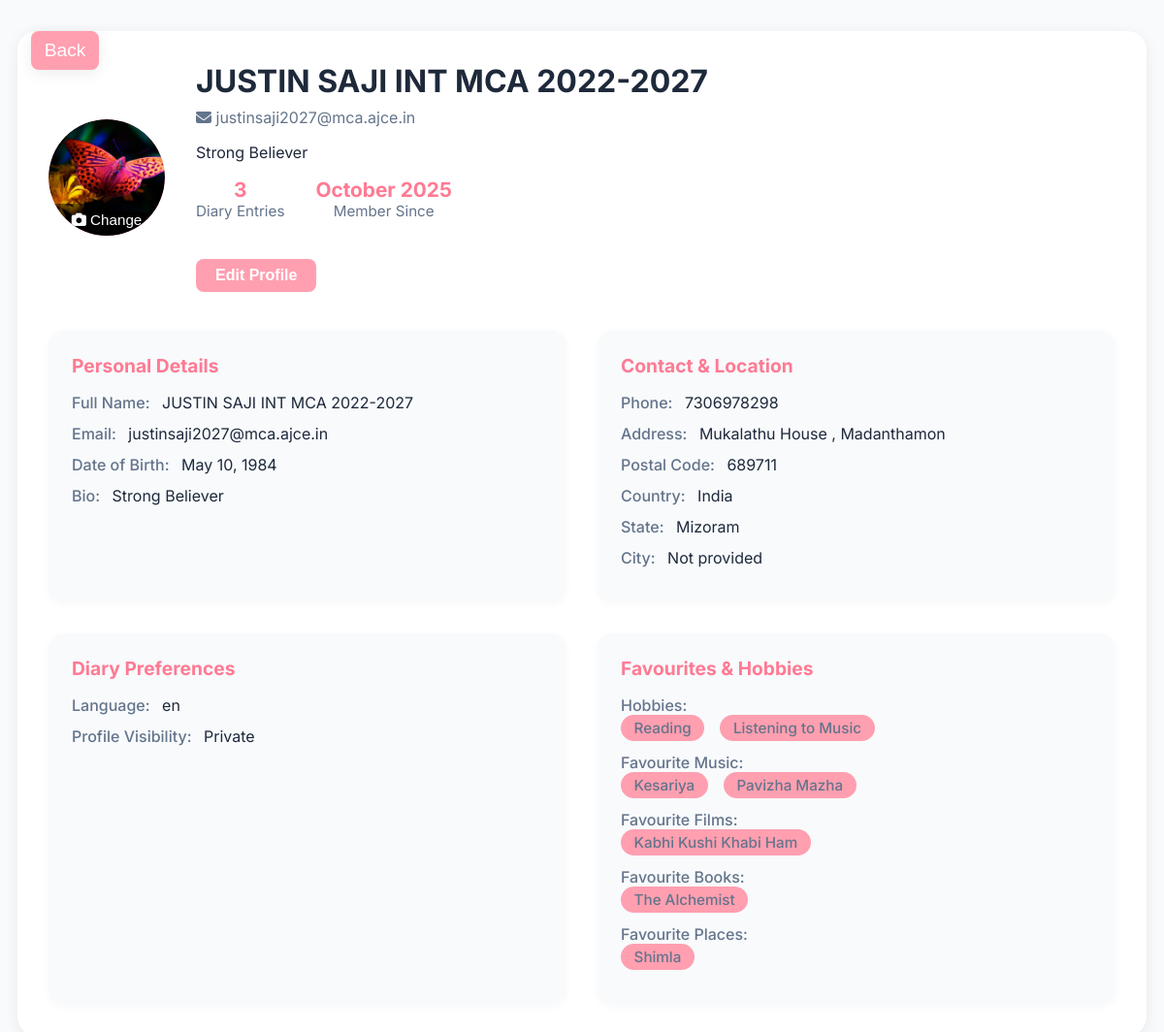
The app's page /profile.php (signed in) with its own data.
### tables this page shows
CREATE TABLE `signup` (
  `user_id` int(11) NOT NULL,
  `full_name` varchar(100) NOT NULL,
  `email` varchar(150) NOT NULL,
  `password` varchar(255) DEFAULT NULL,
  `signup_date` timestamp NOT NULL DEFAULT current_timestamp(),
  `birthdate` date DEFAULT NULL,
  `subscription_plan` enum('basic','premium','lifetime') DEFAULT 'basic',
  `subscription_status` enum('active','expired','cancelled') DEFAULT 'active',
  `subscription_start_date` datetime DEFAULT NULL,
  `subscription_end_date` datetime DEFAULT NULL,
  `theme` varchar(50) DEFAULT 'default',
  `google_signup` tinyint(1) DEFAULT 0,
  `google_id` varchar(100) DEFAULT NULL,
  `profile_picture` varchar(255) DEFAULT NULL,
  `bio` text DEFAULT NULL,
  `phone` varchar(20) DEFAULT NULL,
  `address` varchar(255) DEFAULT NULL,
  `city` varchar(100) DEFAULT NULL,
  `state` varchar(100) DEFAULT NULL,
  `country` varchar(100) DEFAULT NULL,
  `postal_code` varchar(20) DEFAULT NULL,
  `hobbies` text DEFAULT NULL,
  `favorite_music` text DEFAULT NULL,
  `favorite_films` text DEFAULT NULL,
  `favorite_books` text DEFAULT NULL,
  `favorite_places` text DEFAULT NULL,
  `gender` varchar(20) DEFAULT NULL,
  `language` varchar(10) DEFAULT 'en',
  `profile_public` tinyint(1) DEFAULT 0,
  `email_notifications` tinyint(1) DEFAULT 0
);

### profile.php (the view, shortened to what this page needs)
<?php
function getInitials($name, $email) {
    if (!empty($name) && is_string($name)) {
        $parts = array_filter(explode(' ', trim($name)));
        $initials = '';
        foreach ($parts as $p) {
            if (!empty($p)) {
                $initials .= strtoupper($p[0]);
                if (strlen($initials) >= 2) break;
            }
        }
        return $initials;
    }
    return !empty($email) && is_string($email) ? strtoupper($email[0]) : 'U';
}
$user = [
    'full_name' => '',
    'email' => '',
    'username' => '',
    'created_at' => '',
    'profile_picture' => ''
];
try {
    require_once 'db_connect.php';
    $user_id = $_SESSION['user_id'];
    $stmt = $conn->prepare("SELECT * FROM signup WHERE user_id = ?");
    $stmt->bind_param("i", $user_id);
    if (!$stmt->execute()) {
        throw new Exception("Execute failed: " . $stmt->error);
    }
    $result = $stmt->get_result();
    $dbUser = $result->fetch_assoc();
    if ($dbUser) {
        $user = array_merge($user, $dbUser);
    }
} catch (Exception $e) {
    $error_message = "Error: " . $e->getMessage();
    error_log($error_message);
    die("<div style='max-width: 800px; margin: 50px auto; padding: 20px; background: #fff3f3; border: 1px solid #ffb8c6; border-radius: 8px; color: #d32f2f;'>
            <h2>Profile Loading Error</h2>
            <p>" . htmlspecialchars($e->getMessage()) . "</p>
            <p>Please contact support or try logging in again.</p>
            <p><a href='logout.php' style='color: #d32f2f; text-decoration: underline;'>Logout</a></p>
            <p><small>Check the server error log for more details.</small></p>
        </div>");
}
$profilePic = '';
if (!empty($user['profile_picture']) && is_string($user['profile_picture'])) {
    $picPath = 'uploads/profile_pictures/' . basename($user['profile_picture']);
    if (file_exists($picPath)) {
        $profilePic = $picPath;
    }
}
$initials = getInitials(
    $user['full_name'] ?? '',
    $user['email'] ?? ''
);
$entry_count = 0;
if (isset($conn)) {
    $entry_result = $conn->query("SELECT COUNT(*) as count FROM diary_entries WHERE user_id = " . intval($user_id));
    if ($entry_result) {
        $entry_count = $entry_result->fetch_assoc()['count'];
    }
}
$join_date = isset($user['created_at']) ? new DateTime($user['created_at']) : new DateTime();
$join_date_formatted = $join_date->format('F Y');
?>
<!DOCTYPE html>
<html lang="en">
<head>
    <link rel="stylesheet" href="https://cdnjs.cloudflare.com/ajax/libs/font-awesome/6.4.0/css/all.min.css">
</head>
<body>
    <button class="back-button" onclick="window.location.href='dashboard.php'" title="Back to Dashboard">
        Back
    </button>
    <div class="container">
        <div class="profile-header">
            <div class="profile-avatar">
                <?php if ($profilePic): ?>
                    <img src="<?= htmlspecialchars($profilePic) ?>" alt="Profile Picture">
                <?php else: ?>
                    <?= $initials ?>
                <?php endif; ?>
                <form id="picForm" action="upload_avatar.php" method="POST" enctype="multipart/form-data" style="position:absolute;bottom:0;left:0;width:100%;margin:0;">
                    <button type="button" class="change-pic-btn" onclick="document.getElementById('profile_picture').click();"><i class="fas fa-camera"></i> Change</button>
                </form>
            </div>
            <div class="profile-info">
                <h2><?= htmlspecialchars($user['full_name']) ?></h2>
                <div class="email"><i class="fas fa-envelope"></i> <?= htmlspecialchars($user['email']) ?></div>
                <div class="bio"><?= !empty($user['bio']) ? nl2br(htmlspecialchars($user['bio'])) : '<span style="color:#aaa;">No bio set. Tell us about yourself!</span>' ?></div>
                <div class="profile-stats">
                    <div class="stat">
                        <div class="value"><?= $entry_count ?></div>
                        <div class="label">Diary Entries</div>
                    </div>
                    <div class="stat">
                        <div class="value"><?= $join_date_formatted ?></div>
                        <div class="label">Member Since</div>
                    </div>
                </div>
                <button class="edit-btn" onclick="document.getElementById('editModal').style.display='block'">Edit Profile</button>
            </div>
        </div>
        <div class="profile-details">
            <div class="details-section">
                <h3>Personal Details</h3>
                <ul class="details-list">
                    <li><span>Full Name:</span> <?= htmlspecialchars($user['full_name']) ?></li>
                    <li><span>Email:</span> <?= htmlspecialchars($user['email']) ?></li>
                    <li><span>Date of Birth:</span> <?= !empty($user['birthdate']) ? date('F j, Y', strtotime($user['birthdate'])) : 'Not set' ?></li>
                    <li><span>Bio:</span> <?= !empty($user['bio']) ? nl2br(htmlspecialchars($user['bio'])) : 'No bio set' ?></li>
                </ul>
            </div>
            <div class="details-section">
                <h3>Contact & Location</h3>
                <ul class="details-list">
                    <li><span>Phone:</span> <?= !empty($user['phone']) ? htmlspecialchars($user['phone']) : 'Not provided' ?></li>
                    <li><span>Address:</span> <?= !empty($user['address']) ? htmlspecialchars($user['address']) : 'Not provided' ?></li>
                    <li><span>Postal Code:</span> <?= !empty($user['postal_code']) ? htmlspecialchars($user['postal_code']) : 'Not provided' ?></li>
                    <li><span>Country:</span> <?= !empty($user['country']) ? htmlspecialchars($user['country']) : 'Not provided' ?></li>
                    <li><span>State:</span> <?= !empty($user['state']) ? htmlspecialchars($user['state']) : 'Not provided' ?></li>
                    <li><span>City:</span> <?= !empty($user['city']) ? htmlspecialchars($user['city']) : 'Not provided' ?></li>
                </ul>
            </div>
            <div class="details-section">
                <h3>Diary Preferences</h3>
                <ul class="details-list">
                    <li><span>Language:</span> <?= !empty($user['language']) ? htmlspecialchars($user['language']) : 'English' ?></li>
                    <li><span>Profile Visibility:</span> <?= isset($user['profile_public']) && $user['profile_public'] ? 'Public' : 'Private' ?></li>
                </ul>
            </div>
            <div class="details-section">
                <h3>Favourites & Hobbies</h3>
                <ul class="details-list">
                    <li><span>Hobbies:</span> <span class="tags"><?php if (!empty($user['hobbies'])) { foreach (explode(',', $user['hobbies']) as $h) echo '<span class="tag">' . htmlspecialchars(trim($h)) . '</span>'; } else { echo 'Not specified'; } ?></span></li>
                    <li><span>Favourite Music:</span> <span class="tags"><?php if (!empty($user['favorite_music'])) { foreach (explode(',', $user['favorite_music']) as $m) echo '<span class="tag">' . htmlspecialchars(trim($m)) . '</span>'; } else { echo 'Not specified'; } ?></span></li>
                    <li><span>Favourite Films:</span> <span class="tags"><?php if (!empty($user['favorite_films'])) { foreach (explode(',', $user['favorite_films']) as $f) echo '<span class="tag">' . htmlspecialchars(trim($f)) . '</span>'; } else { echo 'Not specified'; } ?></span></li>
                    <li><span>Favourite Books:</span> <span class="tags"><?php if (!empty($user['favorite_books'])) { foreach (explode(',', $user['favorite_books']) as $b) echo '<span class="tag">' . htmlspecialchars(trim($b)) . '</span>'; } else { echo 'Not specified'; } ?></span></li>
                    <li><span>Favourite Places:</span> <span class="tags"><?php if (!empty($user['favorite_places'])) { foreach (explode(',', $user['favorite_places']) as $p) echo '<span class="tag">' . htmlspecialchars(trim($p)) . '</span>'; } else { echo 'Not specified'; } ?></span></li>
                </ul>
            </div>
        </div>
    </div>
</body>
</html>

### profile.php (style rules this page uses)
:root { --primary: #ff9fb0; --primary-dark: #ff7a93; --light: #f8fafc; --dark: #1e293b; --gray: #64748b; --white: #fff; --shadow: 0 4px 16px rgba(0,0,0,0.07); --radius: 1.25rem; }
body { font-family: 'Inter', sans-serif; background: var(--light); color: var(--dark); margin: 0; min-height: 100vh; }
.back-button { position: fixed; top: 2rem; left: 2rem; z-index: 1000; background: var(--primary); color: var(--white); border: none; border-radius: 8px; width: 70px; height: 40px; display: flex; align-items: center; justify-content: center; font-size: 1.2rem; cursor: pointer; box-shadow: var(--shadow); transition: all 0.2s ease; }
.container { max-width: 1100px; margin: 2rem auto; padding: 2rem; background: var(--white); border-radius: var(--radius); box-shadow: var(--shadow); }
.profile-header { display: flex; align-items: center; gap: 2rem; flex-wrap: wrap; }
.profile-avatar { width: 120px; height: 120px; border-radius: 50%; background: var(--primary); color: var(--white); display: flex; align-items: center; justify-content: center; font-size: 2.5rem; font-weight: 700; position: relative; overflow: hidden; }
.profile-avatar img { width: 100%; height: 100%; object-fit: cover; border-radius: 50%; }
.change-pic-btn { position: absolute; bottom: 0; left: 0; width: 100%; background: rgba(0,0,0,0.5); color: var(--white); text-align: center; padding: 0.5rem 0; font-size: 0.95rem; cursor: pointer; border: none; border-radius: 0 0 50% 50%; transition: background 0.2s; }
.profile-info { flex: 1; }
.profile-info h2 { margin: 0 0 0.5rem 0; font-size: 2rem; font-weight: 700; }
.profile-info .email { color: var(--gray); margin-bottom: 1rem; }
.profile-info .bio { color: var(--dark); margin-bottom: 1rem; }
.profile-stats { display: flex; gap: 2rem; margin-bottom: 1.5rem; }
.stat { text-align: center; }
.stat .value { font-size: 1.3rem; font-weight: 700; color: var(--primary-dark); }
.stat .label { color: var(--gray); font-size: 0.95rem; }
.edit-btn { background: var(--primary); color: var(--white); border: none; border-radius: 0.5rem; padding: 0.5rem 1.25rem; font-size: 1rem; font-weight: 600; cursor: pointer; margin-top: 1rem; transition: background 0.2s; }
.profile-details { margin-top: 2.5rem; display: grid; grid-template-columns: 1fr 1fr; gap: 2rem; }
.details-section { background: var(--light); border-radius: 1rem; padding: 1.5rem; box-shadow: 0 2px 8px rgba(0,0,0,0.03); }
.details-section h3 { margin-top: 0; color: var(--primary-dark); font-size: 1.2rem; margin-bottom: 1rem; }
.details-list { list-style: none; padding: 0; margin: 0; }
.details-list li { margin-bottom: 0.75rem; color: var(--dark); }
.details-list li span { color: var(--gray); font-weight: 500; margin-right: 0.5rem; }
.tags { display: flex; flex-wrap: wrap; gap: 0.5rem; }
.tag { background: var(--primary); color: var(--white); border-radius: 1rem; padding: 0.25rem 0.85rem; font-size: 0.95rem; }

### records on screen
signup: profile_picture (picture), full_name "JUSTIN SAJI INT MCA 2022-2027", email "justinsaji2027@mca.ajce.in", bio "Strong Believer", birthdate "May 10, 1984", phone "7306978298", address "Mukalathu House , Madanthamon", postal_code "689711", country "India", state "Mizoram", language "en", hobbies "Reading", hobbies "Listening to Music", favorite_music "Kesariya", favorite_music "Pavizha Mazha", favorite_films "Kabhi Kushi Khabi Ham", favorite_books "The Alchemist", favorite_places "Shimla"

### other values on screen
$entry_count "3"
$join_date_formatted "October 2025"
